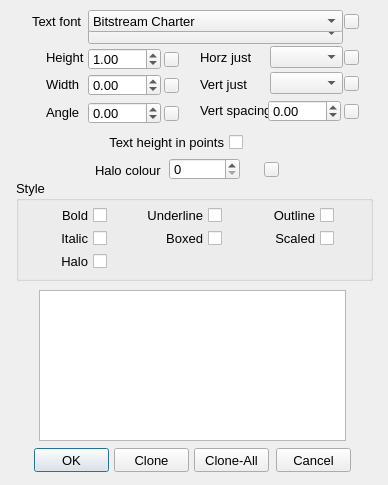
<?xml version="1.0" encoding="UTF-8"?>
<ui version="4.0">
 <class>Text_Dialog</class>
 <widget class="QDialog" name="Text_Dialog">
  <property name="geometry">
   <rect>
    <x>0</x>
    <y>0</y>
    <width>388</width>
    <height>485</height>
   </rect>
  </property>
  <property name="minimumSize">
   <size>
    <width>388</width>
    <height>485</height>
   </size>
  </property>
  <property name="maximumSize">
   <size>
    <width>388</width>
    <height>485</height>
   </size>
  </property>
  <property name="font">
   <font>
    <pointsize>10</pointsize>
   </font>
  </property>
  <property name="windowTitle">
   <string>Text Options</string>
  </property>
  <widget class="QLabel" name="label_6">
   <property name="geometry">
    <rect>
     <x>32</x>
     <y>11</y>
     <width>61</width>
     <height>20</height>
    </rect>
   </property>
   <property name="font">
    <font>
     <pointsize>10</pointsize>
    </font>
   </property>
   <property name="text">
    <string>Text font</string>
   </property>
  </widget>
  <widget class="QLabel" name="label_7">
   <property name="geometry">
    <rect>
     <x>46</x>
     <y>47</y>
     <width>50</width>
     <height>20</height>
    </rect>
   </property>
   <property name="font">
    <font>
     <pointsize>10</pointsize>
    </font>
   </property>
   <property name="text">
    <string>Height</string>
   </property>
  </widget>
  <widget class="QLabel" name="label_8">
   <property name="geometry">
    <rect>
     <x>46</x>
     <y>74</y>
     <width>50</width>
     <height>20</height>
    </rect>
   </property>
   <property name="font">
    <font>
     <pointsize>10</pointsize>
    </font>
   </property>
   <property name="text">
    <string>Width</string>
   </property>
  </widget>
  <widget class="QLabel" name="label_9">
   <property name="geometry">
    <rect>
     <x>46</x>
     <y>102</y>
     <width>50</width>
     <height>20</height>
    </rect>
   </property>
   <property name="font">
    <font>
     <pointsize>10</pointsize>
    </font>
   </property>
   <property name="text">
    <string>Angle</string>
   </property>
  </widget>
  <widget class="QLabel" name="label_10">
   <property name="geometry">
    <rect>
     <x>200</x>
     <y>74</y>
     <width>61</width>
     <height>20</height>
    </rect>
   </property>
   <property name="font">
    <font>
     <pointsize>10</pointsize>
    </font>
   </property>
   <property name="text">
    <string>Vert just</string>
   </property>
  </widget>
  <widget class="QLabel" name="label_11">
   <property name="geometry">
    <rect>
     <x>200</x>
     <y>100</y>
     <width>71</width>
     <height>20</height>
    </rect>
   </property>
   <property name="font">
    <font>
     <pointsize>10</pointsize>
    </font>
   </property>
   <property name="text">
    <string>Vert spacing</string>
   </property>
  </widget>
  <widget class="QLabel" name="label_12">
   <property name="geometry">
    <rect>
     <x>200</x>
     <y>47</y>
     <width>61</width>
     <height>20</height>
    </rect>
   </property>
   <property name="font">
    <font>
     <pointsize>10</pointsize>
    </font>
   </property>
   <property name="text">
    <string>Horz just</string>
   </property>
  </widget>
  <widget class="QLabel" name="label_14">
   <property name="geometry">
    <rect>
     <x>95</x>
     <y>160</y>
     <width>81</width>
     <height>20</height>
    </rect>
   </property>
   <property name="font">
    <font>
     <pointsize>10</pointsize>
    </font>
   </property>
   <property name="text">
    <string>Halo colour</string>
   </property>
  </widget>
  <widget class="QGroupBox" name="groupBox">
   <property name="geometry">
    <rect>
     <x>16</x>
     <y>180</y>
     <width>357</width>
     <height>101</height>
    </rect>
   </property>
   <property name="font">
    <font>
     <pointsize>10</pointsize>
    </font>
   </property>
   <property name="title">
    <string>Style</string>
   </property>
   <widget class="QCheckBox" name="_107">
    <property name="enabled">
     <bool>true</bool>
    </property>
    <property name="geometry">
     <rect>
      <x>20</x>
      <y>25</y>
      <width>71</width>
      <height>20</height>
     </rect>
    </property>
    <property name="font">
     <font>
      <pointsize>10</pointsize>
     </font>
    </property>
    <property name="layoutDirection">
     <enum>Qt::RightToLeft</enum>
    </property>
    <property name="autoFillBackground">
     <bool>false</bool>
    </property>
    <property name="text">
     <string>Bold</string>
    </property>
    <property name="checkable">
     <bool>true</bool>
    </property>
    <property name="checked">
     <bool>false</bool>
    </property>
    <property name="tristate">
     <bool>false</bool>
    </property>
   </widget>
   <widget class="QCheckBox" name="_109">
    <property name="enabled">
     <bool>true</bool>
    </property>
    <property name="geometry">
     <rect>
      <x>20</x>
      <y>48</y>
      <width>71</width>
      <height>20</height>
     </rect>
    </property>
    <property name="font">
     <font>
      <pointsize>10</pointsize>
     </font>
    </property>
    <property name="layoutDirection">
     <enum>Qt::RightToLeft</enum>
    </property>
    <property name="autoFillBackground">
     <bool>false</bool>
    </property>
    <property name="text">
     <string>Italic</string>
    </property>
    <property name="checkable">
     <bool>true</bool>
    </property>
    <property name="checked">
     <bool>false</bool>
    </property>
    <property name="tristate">
     <bool>true</bool>
    </property>
   </widget>
   <widget class="QCheckBox" name="_115">
    <property name="enabled">
     <bool>true</bool>
    </property>
    <property name="geometry">
     <rect>
      <x>20</x>
      <y>71</y>
      <width>71</width>
      <height>20</height>
     </rect>
    </property>
    <property name="font">
     <font>
      <pointsize>10</pointsize>
     </font>
    </property>
    <property name="layoutDirection">
     <enum>Qt::RightToLeft</enum>
    </property>
    <property name="autoFillBackground">
     <bool>false</bool>
    </property>
    <property name="text">
     <string>Halo</string>
    </property>
    <property name="checkable">
     <bool>true</bool>
    </property>
    <property name="checked">
     <bool>false</bool>
    </property>
    <property name="tristate">
     <bool>true</bool>
    </property>
   </widget>
   <widget class="QCheckBox" name="_108">
    <property name="enabled">
     <bool>true</bool>
    </property>
    <property name="geometry">
     <rect>
      <x>125</x>
      <y>25</y>
      <width>81</width>
      <height>20</height>
     </rect>
    </property>
    <property name="font">
     <font>
      <pointsize>10</pointsize>
     </font>
    </property>
    <property name="layoutDirection">
     <enum>Qt::RightToLeft</enum>
    </property>
    <property name="autoFillBackground">
     <bool>false</bool>
    </property>
    <property name="text">
     <string>Underline</string>
    </property>
    <property name="checkable">
     <bool>true</bool>
    </property>
    <property name="checked">
     <bool>false</bool>
    </property>
    <property name="tristate">
     <bool>true</bool>
    </property>
   </widget>
   <widget class="QCheckBox" name="_110">
    <property name="enabled">
     <bool>true</bool>
    </property>
    <property name="geometry">
     <rect>
      <x>135</x>
      <y>48</y>
      <width>71</width>
      <height>20</height>
     </rect>
    </property>
    <property name="font">
     <font>
      <pointsize>10</pointsize>
     </font>
    </property>
    <property name="layoutDirection">
     <enum>Qt::RightToLeft</enum>
    </property>
    <property name="autoFillBackground">
     <bool>false</bool>
    </property>
    <property name="text">
     <string>Boxed</string>
    </property>
    <property name="checkable">
     <bool>true</bool>
    </property>
    <property name="checked">
     <bool>false</bool>
    </property>
    <property name="tristate">
     <bool>true</bool>
    </property>
   </widget>
   <widget class="QCheckBox" name="_111">
    <property name="enabled">
     <bool>true</bool>
    </property>
    <property name="geometry">
     <rect>
      <x>247</x>
      <y>25</y>
      <width>71</width>
      <height>20</height>
     </rect>
    </property>
    <property name="font">
     <font>
      <pointsize>10</pointsize>
     </font>
    </property>
    <property name="layoutDirection">
     <enum>Qt::RightToLeft</enum>
    </property>
    <property name="autoFillBackground">
     <bool>false</bool>
    </property>
    <property name="text">
     <string>Outline</string>
    </property>
    <property name="checkable">
     <bool>true</bool>
    </property>
    <property name="checked">
     <bool>false</bool>
    </property>
    <property name="tristate">
     <bool>true</bool>
    </property>
   </widget>
   <widget class="QCheckBox" name="_112">
    <property name="enabled">
     <bool>true</bool>
    </property>
    <property name="geometry">
     <rect>
      <x>247</x>
      <y>48</y>
      <width>71</width>
      <height>20</height>
     </rect>
    </property>
    <property name="font">
     <font>
      <pointsize>10</pointsize>
     </font>
    </property>
    <property name="layoutDirection">
     <enum>Qt::RightToLeft</enum>
    </property>
    <property name="autoFillBackground">
     <bool>false</bool>
    </property>
    <property name="text">
     <string>Scaled</string>
    </property>
    <property name="checkable">
     <bool>true</bool>
    </property>
    <property name="checked">
     <bool>false</bool>
    </property>
    <property name="tristate">
     <bool>true</bool>
    </property>
   </widget>
  </widget>
  <widget class="QCheckBox" name="_117">
   <property name="enabled">
    <bool>true</bool>
   </property>
   <property name="geometry">
    <rect>
     <x>102</x>
     <y>132</y>
     <width>141</width>
     <height>20</height>
    </rect>
   </property>
   <property name="font">
    <font>
     <pointsize>10</pointsize>
    </font>
   </property>
   <property name="layoutDirection">
    <enum>Qt::RightToLeft</enum>
   </property>
   <property name="text">
    <string>Text height in points</string>
   </property>
   <property name="checkable">
    <bool>true</bool>
   </property>
   <property name="checked">
    <bool>false</bool>
   </property>
   <property name="tristate">
    <bool>true</bool>
   </property>
  </widget>
  <widget class="QPushButton" name="_1">
   <property name="geometry">
    <rect>
     <x>34</x>
     <y>448</y>
     <width>75</width>
     <height>24</height>
    </rect>
   </property>
   <property name="font">
    <font>
     <pointsize>10</pointsize>
    </font>
   </property>
   <property name="text">
    <string>OK</string>
   </property>
  </widget>
  <widget class="QPushButton" name="_114">
   <property name="enabled">
    <bool>true</bool>
   </property>
   <property name="geometry">
    <rect>
     <x>114</x>
     <y>448</y>
     <width>75</width>
     <height>24</height>
    </rect>
   </property>
   <property name="font">
    <font>
     <pointsize>10</pointsize>
    </font>
   </property>
   <property name="text">
    <string>Clone</string>
   </property>
  </widget>
  <widget class="QPushButton" name="_118">
   <property name="enabled">
    <bool>true</bool>
   </property>
   <property name="geometry">
    <rect>
     <x>194</x>
     <y>448</y>
     <width>75</width>
     <height>24</height>
    </rect>
   </property>
   <property name="font">
    <font>
     <pointsize>10</pointsize>
    </font>
   </property>
   <property name="text">
    <string>Clone-All</string>
   </property>
  </widget>
  <widget class="QComboBox" name="_104">
   <property name="geometry">
    <rect>
     <x>270</x>
     <y>46</y>
     <width>73</width>
     <height>22</height>
    </rect>
   </property>
  </widget>
  <widget class="QComboBox" name="_105">
   <property name="geometry">
    <rect>
     <x>270</x>
     <y>72</y>
     <width>73</width>
     <height>22</height>
    </rect>
   </property>
  </widget>
  <widget class="QPushButton" name="_2">
   <property name="enabled">
    <bool>true</bool>
   </property>
   <property name="geometry">
    <rect>
     <x>276</x>
     <y>448</y>
     <width>75</width>
     <height>24</height>
    </rect>
   </property>
   <property name="font">
    <font>
     <pointsize>10</pointsize>
    </font>
   </property>
   <property name="text">
    <string>Cancel</string>
   </property>
  </widget>
  <widget class="QGraphicsView" name="_113">
   <property name="geometry">
    <rect>
     <x>39</x>
     <y>290</y>
     <width>307</width>
     <height>151</height>
    </rect>
   </property>
   <property name="verticalScrollBarPolicy">
    <enum>Qt::ScrollBarAlwaysOff</enum>
   </property>
   <property name="horizontalScrollBarPolicy">
    <enum>Qt::ScrollBarAlwaysOff</enum>
   </property>
   <property name="interactive">
    <bool>false</bool>
   </property>
   <property name="sceneRect">
    <rectf>
     <x>0.000000000000000</x>
     <y>0.000000000000000</y>
     <width>300.000000000000000</width>
     <height>150.000000000000000</height>
    </rectf>
   </property>
   <property name="resizeAnchor">
    <enum>QGraphicsView::NoAnchor</enum>
   </property>
  </widget>
  <widget class="RCDoubleSpinBox" name="_101">
   <property name="geometry">
    <rect>
     <x>88</x>
     <y>48</y>
     <width>73</width>
     <height>22</height>
    </rect>
   </property>
   <property name="wrapping">
    <bool>false</bool>
   </property>
   <property name="specialValueText">
    <string/>
   </property>
   <property name="accelerated">
    <bool>true</bool>
   </property>
   <property name="maximum">
    <double>1000000000.000000000000000</double>
   </property>
   <property name="value">
    <double>1.000000000000000</double>
   </property>
  </widget>
  <widget class="RCDoubleSpinBox" name="_102">
   <property name="geometry">
    <rect>
     <x>88</x>
     <y>74</y>
     <width>73</width>
     <height>22</height>
    </rect>
   </property>
   <property name="wrapping">
    <bool>true</bool>
   </property>
   <property name="accelerated">
    <bool>true</bool>
   </property>
   <property name="minimum">
    <double>-100000000.000000000000000</double>
   </property>
   <property name="maximum">
    <double>100000000.000000000000000</double>
   </property>
  </widget>
  <widget class="RCDoubleSpinBox" name="_103">
   <property name="geometry">
    <rect>
     <x>88</x>
     <y>102</y>
     <width>73</width>
     <height>22</height>
    </rect>
   </property>
   <property name="wrapping">
    <bool>true</bool>
   </property>
   <property name="accelerated">
    <bool>true</bool>
   </property>
   <property name="minimum">
    <double>-360.000000000000000</double>
   </property>
   <property name="maximum">
    <double>360.000000000000000</double>
   </property>
  </widget>
  <widget class="RCDoubleSpinBox" name="_106">
   <property name="geometry">
    <rect>
     <x>268</x>
     <y>100</y>
     <width>73</width>
     <height>22</height>
    </rect>
   </property>
   <property name="wrapping">
    <bool>true</bool>
   </property>
   <property name="accelerated">
    <bool>true</bool>
   </property>
   <property name="minimum">
    <double>-100000000.000000000000000</double>
   </property>
   <property name="maximum">
    <double>100000000.000000000000000</double>
   </property>
   <property name="singleStep">
    <double>0.100000000000000</double>
   </property>
  </widget>
  <widget class="QSpinBox" name="_116">
   <property name="geometry">
    <rect>
     <x>169</x>
     <y>158</y>
     <width>71</width>
     <height>22</height>
    </rect>
   </property>
   <property name="accelerated">
    <bool>true</bool>
   </property>
   <property name="minimum">
    <number>0</number>
   </property>
   <property name="maximum">
    <number>255</number>
   </property>
  </widget>
  <widget class="QFontComboBox" name="_100">
   <property name="geometry">
    <rect>
     <x>88</x>
     <y>10</y>
     <width>255</width>
     <height>22</height>
    </rect>
   </property>
   <property name="editable">
    <bool>false</bool>
   </property>
   <property name="currentIndex">
    <number>0</number>
   </property>
   <property name="fontFilters">
    <set>QFontComboBox::ProportionalFonts|QFontComboBox::ScalableFonts</set>
   </property>
  </widget>
  <widget class="QPushButton" name="_2000">
   <property name="geometry">
    <rect>
     <x>240</x>
     <y>157</y>
     <width>24</width>
     <height>24</height>
    </rect>
   </property>
   <property name="toolTip">
    <string>Select Colour</string>
   </property>
   <property name="text">
    <string/>
   </property>
   <property name="icon">
    <iconset resource="../RealCAD.qrc">
     <normaloff>:/images/PROPERTIES-colours.svg</normaloff>:/images/PROPERTIES-colours.svg</iconset>
   </property>
   <property name="iconSize">
    <size>
     <width>20</width>
     <height>20</height>
    </size>
   </property>
   <property name="autoDefault">
    <bool>false</bool>
   </property>
   <property name="flat">
    <bool>true</bool>
   </property>
  </widget>
  <widget class="QComboBox" name="_1000">
   <property name="geometry">
    <rect>
     <x>88</x>
     <y>22</y>
     <width>255</width>
     <height>22</height>
    </rect>
   </property>
   <property name="currentText">
    <string/>
   </property>
  </widget>
  <widget class="QPushButton" name="_1001">
   <property name="geometry">
    <rect>
     <x>164</x>
     <y>52</y>
     <width>15</width>
     <height>15</height>
    </rect>
   </property>
   <property name="toolTip">
    <string>Default</string>
   </property>
   <property name="text">
    <string/>
   </property>
   <property name="icon">
    <iconset>
     <normaloff>:/images/undo.svg</normaloff>:/images/undo.svg</iconset>
   </property>
   <property name="iconSize">
    <size>
     <width>11</width>
     <height>11</height>
    </size>
   </property>
   <property name="flat">
    <bool>false</bool>
   </property>
  </widget>
  <widget class="QPushButton" name="_1002">
   <property name="geometry">
    <rect>
     <x>164</x>
     <y>78</y>
     <width>15</width>
     <height>15</height>
    </rect>
   </property>
   <property name="toolTip">
    <string>Default</string>
   </property>
   <property name="text">
    <string/>
   </property>
   <property name="icon">
    <iconset>
     <normaloff>:/images/undo.svg</normaloff>:/images/undo.svg</iconset>
   </property>
   <property name="iconSize">
    <size>
     <width>11</width>
     <height>11</height>
    </size>
   </property>
   <property name="flat">
    <bool>false</bool>
   </property>
  </widget>
  <widget class="QPushButton" name="_1003">
   <property name="geometry">
    <rect>
     <x>164</x>
     <y>106</y>
     <width>15</width>
     <height>15</height>
    </rect>
   </property>
   <property name="toolTip">
    <string>Default</string>
   </property>
   <property name="text">
    <string/>
   </property>
   <property name="icon">
    <iconset>
     <normaloff>:/images/undo.svg</normaloff>:/images/undo.svg</iconset>
   </property>
   <property name="iconSize">
    <size>
     <width>11</width>
     <height>11</height>
    </size>
   </property>
   <property name="flat">
    <bool>false</bool>
   </property>
  </widget>
  <widget class="QPushButton" name="_1116">
   <property name="geometry">
    <rect>
     <x>264</x>
     <y>162</y>
     <width>15</width>
     <height>15</height>
    </rect>
   </property>
   <property name="toolTip">
    <string>Default</string>
   </property>
   <property name="text">
    <string/>
   </property>
   <property name="icon">
    <iconset>
     <normaloff>:/images/undo.svg</normaloff>:/images/undo.svg</iconset>
   </property>
   <property name="iconSize">
    <size>
     <width>11</width>
     <height>11</height>
    </size>
   </property>
   <property name="flat">
    <bool>false</bool>
   </property>
  </widget>
  <widget class="QPushButton" name="_1006">
   <property name="geometry">
    <rect>
     <x>344</x>
     <y>104</y>
     <width>15</width>
     <height>15</height>
    </rect>
   </property>
   <property name="toolTip">
    <string>Default</string>
   </property>
   <property name="text">
    <string/>
   </property>
   <property name="icon">
    <iconset>
     <normaloff>:/images/undo.svg</normaloff>:/images/undo.svg</iconset>
   </property>
   <property name="iconSize">
    <size>
     <width>11</width>
     <height>11</height>
    </size>
   </property>
   <property name="flat">
    <bool>false</bool>
   </property>
  </widget>
  <widget class="QPushButton" name="_1005">
   <property name="geometry">
    <rect>
     <x>344</x>
     <y>76</y>
     <width>15</width>
     <height>15</height>
    </rect>
   </property>
   <property name="toolTip">
    <string>Default</string>
   </property>
   <property name="text">
    <string/>
   </property>
   <property name="icon">
    <iconset>
     <normaloff>:/images/undo.svg</normaloff>:/images/undo.svg</iconset>
   </property>
   <property name="iconSize">
    <size>
     <width>11</width>
     <height>11</height>
    </size>
   </property>
   <property name="flat">
    <bool>false</bool>
   </property>
  </widget>
  <widget class="QPushButton" name="_1004">
   <property name="geometry">
    <rect>
     <x>344</x>
     <y>50</y>
     <width>15</width>
     <height>15</height>
    </rect>
   </property>
   <property name="toolTip">
    <string>Default</string>
   </property>
   <property name="text">
    <string/>
   </property>
   <property name="icon">
    <iconset>
     <normaloff>:/images/undo.svg</normaloff>:/images/undo.svg</iconset>
   </property>
   <property name="iconSize">
    <size>
     <width>11</width>
     <height>11</height>
    </size>
   </property>
   <property name="flat">
    <bool>false</bool>
   </property>
  </widget>
  <widget class="QPushButton" name="_1011">
   <property name="geometry">
    <rect>
     <x>344</x>
     <y>14</y>
     <width>15</width>
     <height>15</height>
    </rect>
   </property>
   <property name="toolTip">
    <string>Default</string>
   </property>
   <property name="text">
    <string/>
   </property>
   <property name="icon">
    <iconset>
     <normaloff>:/images/undo.svg</normaloff>:/images/undo.svg</iconset>
   </property>
   <property name="iconSize">
    <size>
     <width>11</width>
     <height>11</height>
    </size>
   </property>
   <property name="flat">
    <bool>false</bool>
   </property>
  </widget>
  <zorder>groupBox</zorder>
  <zorder>label_6</zorder>
  <zorder>label_7</zorder>
  <zorder>label_8</zorder>
  <zorder>label_9</zorder>
  <zorder>label_10</zorder>
  <zorder>label_11</zorder>
  <zorder>label_12</zorder>
  <zorder>label_14</zorder>
  <zorder>_117</zorder>
  <zorder>_1</zorder>
  <zorder>_114</zorder>
  <zorder>_118</zorder>
  <zorder>_104</zorder>
  <zorder>_105</zorder>
  <zorder>_2</zorder>
  <zorder>_113</zorder>
  <zorder>_101</zorder>
  <zorder>_102</zorder>
  <zorder>_103</zorder>
  <zorder>_106</zorder>
  <zorder>_116</zorder>
  <zorder>_2000</zorder>
  <zorder>_1000</zorder>
  <zorder>_100</zorder>
  <zorder>_1001</zorder>
  <zorder>_1002</zorder>
  <zorder>_1003</zorder>
  <zorder>_1116</zorder>
  <zorder>_1006</zorder>
  <zorder>_1005</zorder>
  <zorder>_1004</zorder>
  <zorder>_1011</zorder>
 </widget>
 <customwidgets>
  <customwidget>
   <class>RCDoubleSpinBox</class>
   <extends>QDoubleSpinBox</extends>
   <header>../RealCADQt/source/rcdoublespinbox.h</header>
  </customwidget>
 </customwidgets>
 <tabstops>
  <tabstop>_100</tabstop>
  <tabstop>_101</tabstop>
  <tabstop>_102</tabstop>
  <tabstop>_103</tabstop>
  <tabstop>_104</tabstop>
  <tabstop>_105</tabstop>
  <tabstop>_106</tabstop>
  <tabstop>_116</tabstop>
  <tabstop>_2000</tabstop>
  <tabstop>_117</tabstop>
  <tabstop>_107</tabstop>
  <tabstop>_115</tabstop>
  <tabstop>_108</tabstop>
  <tabstop>_110</tabstop>
  <tabstop>_111</tabstop>
  <tabstop>_112</tabstop>
  <tabstop>_1</tabstop>
  <tabstop>_114</tabstop>
  <tabstop>_118</tabstop>
  <tabstop>_2</tabstop>
  <tabstop>_113</tabstop>
  <tabstop>_109</tabstop>
 </tabstops>
 <resources>
  <include location="../RealCAD.qrc"/>
 </resources>
 <connections/>
</ui>
